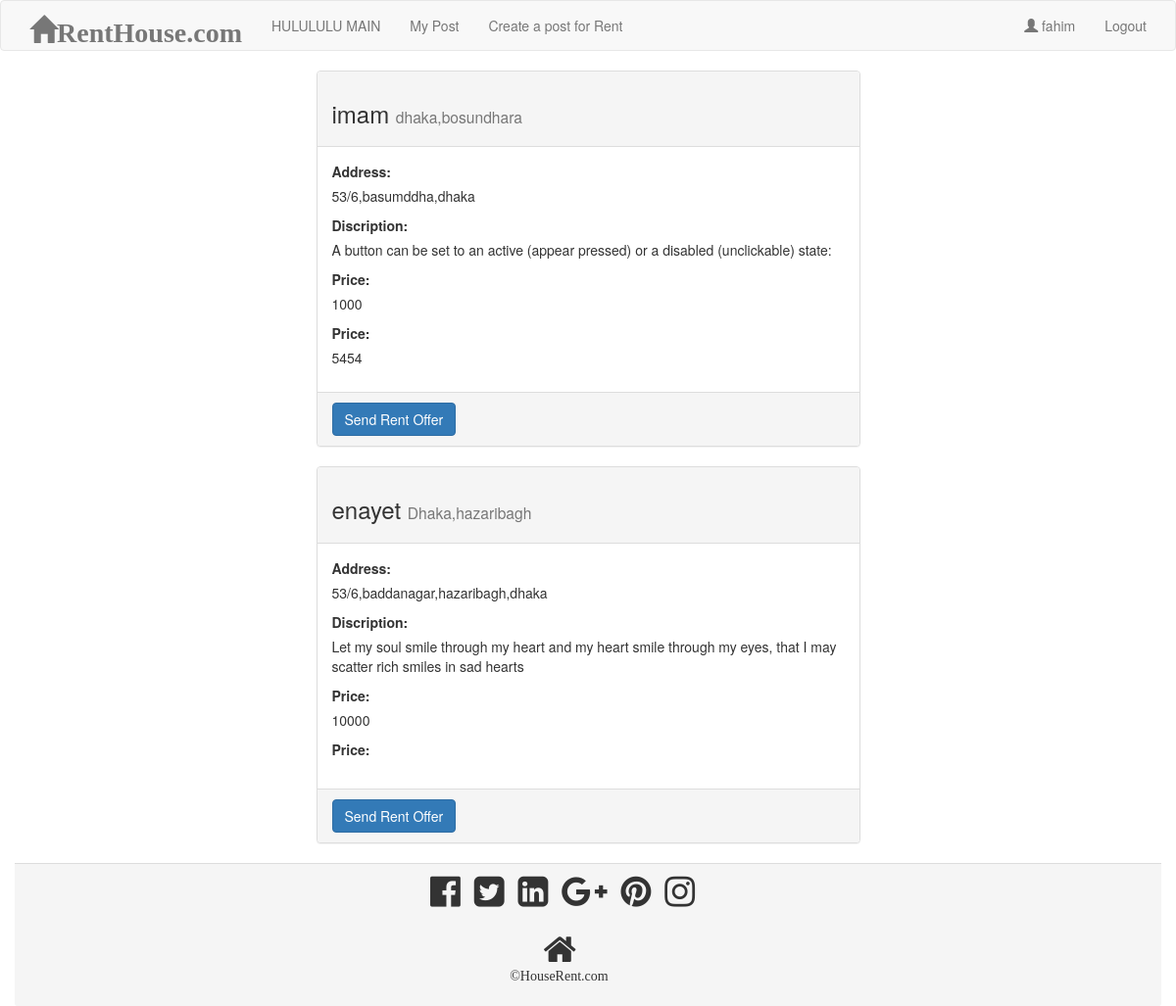
Page /main.php (signed in) on the earlier database version.
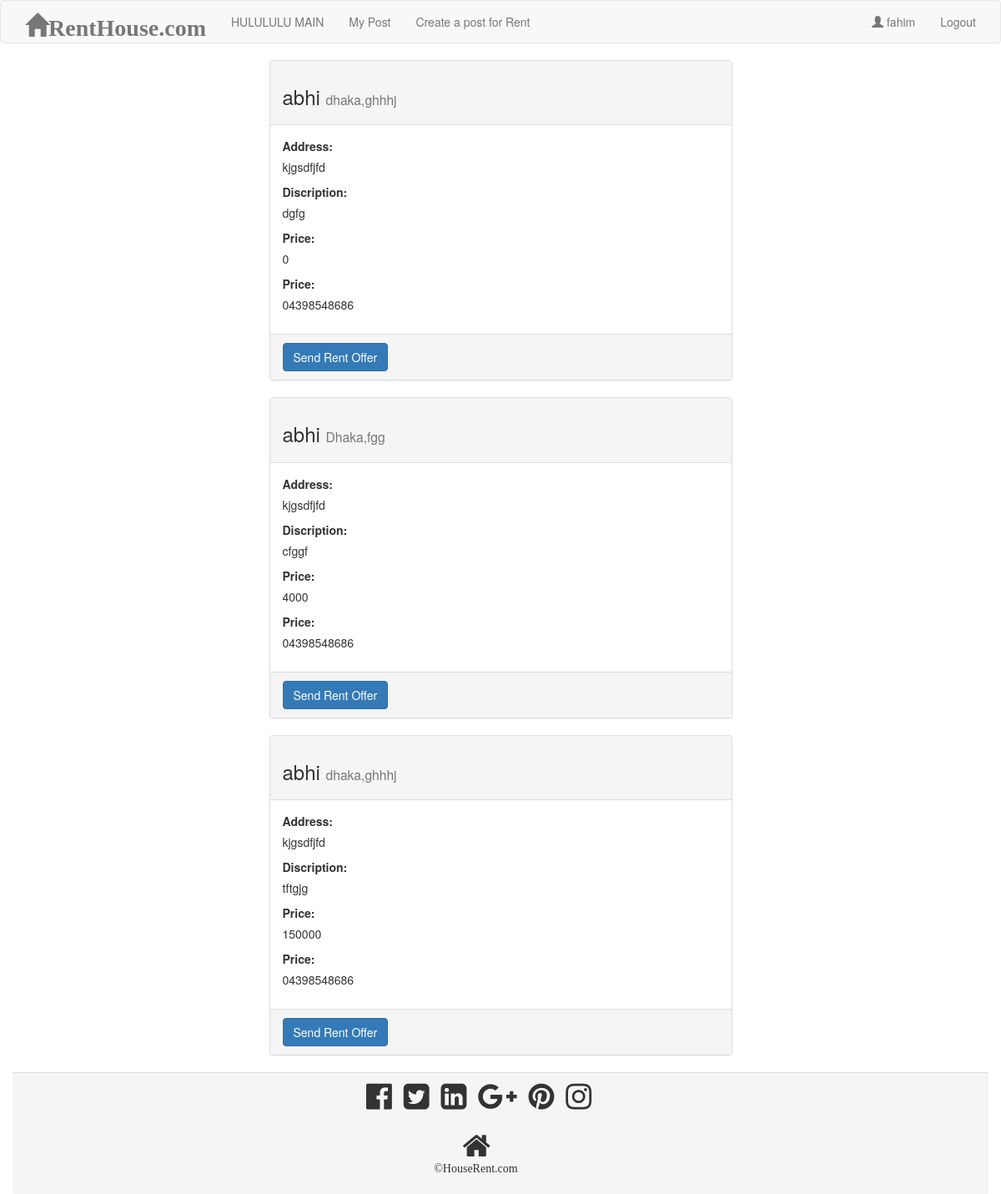
Same page on the later database version.
### tables this page shows
CREATE TABLE `user` (
  `id` int(11) NOT NULL,
  `user_name` varchar(250) NOT NULL,
  `pass` varchar(250) NOT NULL,
  `email` varchar(300) NOT NULL,
  `name` varchar(300) NOT NULL,
  `mobile` varchar(100) NOT NULL
);

CREATE TABLE `post` (
  `id` int(11) NOT NULL,
  `member_id` int(11) NOT NULL,
  `city` varchar(300) NOT NULL,
  `area` varchar(300) NOT NULL,
  `rent_type` varchar(100) NOT NULL,
  `image` varchar(200) NOT NULL,
  `discription` text NOT NULL,
  `price` int(11) NOT NULL,
  `address` text NOT NULL,
  `post_date` date NOT NULL,
  `contact_no` varchar(100) NOT NULL
);

### main.php (the view, shortened to what this page needs)
<?php
include 'partials/main_head.php'
?>
<?php
include "partials/main_head_middle.php";
?>
<?php
include 'partials/navigation.php'
?>
<div class="container">
    <div class="row">
        <div class="col-md-6 col-md-offset-3">
            <?php
                $query = "
                SELECT post.id,post.city,post.area,post.discription,post.member_id,post.price,post.address,post.member_id,
                user.user_name ,user.mobile from post JOIN user ON user.id = post.member_id
                 ";
            if($connect->query($query)) {
                $result = $connect->query($query);
                ?>
                <?php
                while ($result2 = $result->fetch_assoc()) {
                    ?>
                    <?php
                    $post_id_1 = $result2['id'];
                    $query_check = "select id from offer_confirmed WHERE post_id = '$post_id_1' and confirm=1 ";
                    if (!($connect->query($query_check)->num_rows > 0)) {
                        ?>
                        <div class="panel panel-default">
                            <div class="panel-heading">
                                <p><?php echo "<h3>" . $result2['user_name'] . "" . " <small>" . $result2['city'] . "," . $result2['area'] . "</small></h3>"; ?></p>
                            </div>
                            <div class="panel-body">
                                <div class="">
                                    <label>Address:</label>
                                    <p><?php echo $result2['address']; ?></p>
                                    <label>Discription:</label>
                                    <p> <?php echo $result2['discription']; ?></p>
                                    <label>Price:</label>
                                    <p>  <?php echo $result2['price']; ?></p>
                                    <label>Price:</label>
                                    <p>  <?php echo $result2['mobile']; ?></p>
                                </div>
                            </div>
                            <div class="panel-footer">
                                <div class="row">
                                    <div class="col-md-2">
                                        <form action="<?php echo $_SERVER['PHP_SELF']; ?>" method="post">
                                            <input type="submit" name="offer" class="btn btn-primary "
                                                   value="Send Rent Offer">
                                        </form>
                                    </div>
                                </div>
                            </div>
                        </div>
                        <?php
                    }
                }
            }
            ?>
        </div>
    </div>
</div>
<?php
include 'partials/main_footer.php'
?>

### partials/main_head.php (shortened to what this page needs)
<!doctype html>
<html lang="en">
<head>
    <link rel="stylesheet" href="bootstrap/css/bootstrap.min.css">
    <link rel="stylesheet" type="text/css" href="font-awesome-4.7.0/css/font-awesome.min.css">

### partials/main_head_middle.php
</head>
<body>

### partials/navigation.php (shortened to what this page needs)
<nav class="navbar navbar-default">
    <div class="container">
        <div class="navbar-header">
            <a class="navbar-brand" href="index.php" style="font-family: Comic Sans MS;font-size: 28px"><b> <span class="glyphicon glyphicon-home"></span>RentHouse.com</b></a>
        </div>
        <ul class="nav navbar-nav">
            <?php
            if (isset($_SESSION['user_id'])){
            ?>
            <li><a href="main.php">HULULULU MAIN</a></li>
            <li><a href="post.php">My Post</a></li>
                <li><a href="create_post.php">Create a post for Rent</a></li>
            <?php } ?>
        </ul>
        <ul class="nav navbar-nav navbar-right">
            <?php
            if (!isset($_SESSION['user_id'])){
            ?>
            <li><a href="register.php"><span class="glyphicon glyphicon-user"></span> Sign Up</a></li>
            <li><a href="login.php"><span class="glyphicon glyphicon-log-in"></span> Login</a></li>
            <?php }else{
                ?>
            <?php
                $user_id = $_SESSION['user_id'];
                $query = "select user_name from user WHERE id = '$user_id'";
                if($connect->query($query)){
                    $result = $connect->query($query);
                    $result2 = $result->fetch_assoc();
                }
                ?>
                <li><a href=""><span class="glyphicon glyphicon-user"></span> <?php  echo $result2['user_name']; ?></a></li>
                <li><a href="logout.php">Logout</a></li>
            <?php
            } ?>
        </ul>
    </div>
</nav>

### partials/main_footer.php (shortened to what this page needs)
<!DOCTYPE html>
<html>
<head>
    <link rel="stylesheet" href="font-awesome-4.7.0/css/font-awesome.min.css">
</head>
<body>
<div class="container-fluid">
    <div class="panel-footer ">
        <div style="margin-left: 35%">
            <i class="fa fa-facebook-official" style="font-size:36px;margin-left: 10px"></i>
            <i class="fa fa-twitter-square" style="font-size:36px;margin-left: 10px"></i>
            <i class="fa fa-linkedin-square" style="font-size:36px;margin-left: 10px"></i>
            <i class="fa fa-google-plus" style="font-size:36px;margin-left: 10px"></i>
            <i class="fa fa-pinterest" style="font-size:36px;margin-left: 10px"></i>
            <i class="fa fa-instagram" style="font-size:36px;margin-left: 10px"></i>
        </div>
        <div style="margin-left: 46%;margin-top: 2%">
            <i class="fa fa-home" aria-hidden="true" style="font-size:36px"></i>
        </div>
        <div style="margin-left: 43%">
            <p style="font-family: Comic Sans MS ">&copy;HouseRent.com</p>
        </div>
    </div>
</div>
</body>
</html>

Differences in the rows shown:
removed post: user.user_name "imam", city "dhaka", area "bosundhara", address "53/6,basumddha,dhaka", discription "A button can be set to an active (appear pressed) or a disabled (unclickable) state:", price "1000", user.mobile "5454"
removed post: user.user_name "enayet", city "Dhaka", area "hazaribagh", address "53/6,baddanagar,hazaribagh,dhaka", discription "Let my soul smile through my heart and my heart smile through my eyes, that I may scatter rich smiles in sad hearts", price "10000"
added post: user.user_name "abhi", city "dhaka", area "ghhhj", address "kjgsdfjfd", discription "dgfg", price "0", user.mobile "04398548686"
added post: user.user_name "abhi", city "Dhaka", area "fgg", address "kjgsdfjfd", discription "cfggf", price "4000", user.mobile "04398548686"
added post: user.user_name "abhi", city "dhaka", area "ghhhj", address "kjgsdfjfd", discription "tftgjg", price "150000", user.mobile "04398548686"
